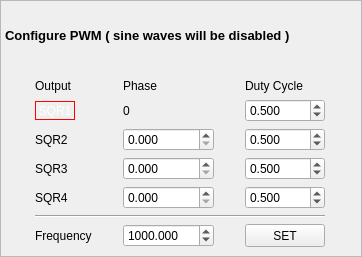
<?xml version="1.0" encoding="UTF-8"?>
<ui version="4.0">
 <class>Form</class>
 <widget class="QWidget" name="Form">
  <property name="geometry">
   <rect>
    <x>0</x>
    <y>0</y>
    <width>362</width>
    <height>257</height>
   </rect>
  </property>
  <property name="maximumSize">
   <size>
    <width>16777215</width>
    <height>257</height>
   </size>
  </property>
  <property name="windowTitle">
   <string>Form</string>
  </property>
  <layout class="QVBoxLayout" name="verticalLayout">
   <property name="spacing">
    <number>0</number>
   </property>
   <property name="margin">
    <number>0</number>
   </property>
   <item>
    <widget class="QFrame" name="frame_7">
     <property name="sizePolicy">
      <sizepolicy hsizetype="Expanding" vsizetype="Preferred">
       <horstretch>0</horstretch>
       <verstretch>0</verstretch>
      </sizepolicy>
     </property>
     <property name="maximumSize">
      <size>
       <width>400</width>
       <height>16777215</height>
      </size>
     </property>
     <property name="frameShape">
      <enum>QFrame::StyledPanel</enum>
     </property>
     <property name="frameShadow">
      <enum>QFrame::Raised</enum>
     </property>
     <property name="class" stdset="0">
      <string>ControlWidget</string>
     </property>
     <layout class="QVBoxLayout" name="verticalLayout_5">
      <property name="spacing">
       <number>5</number>
      </property>
      <property name="leftMargin">
       <number>0</number>
      </property>
      <property name="topMargin">
       <number>5</number>
      </property>
      <property name="rightMargin">
       <number>0</number>
      </property>
      <property name="bottomMargin">
       <number>0</number>
      </property>
      <item>
       <widget class="QFrame" name="frame">
        <property name="frameShape">
         <enum>QFrame::NoFrame</enum>
        </property>
        <property name="frameShadow">
         <enum>QFrame::Raised</enum>
        </property>
        <layout class="QHBoxLayout" name="horizontalLayout">
         <property name="spacing">
          <number>4</number>
         </property>
         <property name="margin">
          <number>4</number>
         </property>
         <item>
          <widget class="QLabel" name="label_4">
           <property name="font">
            <font>
             <pointsize>10</pointsize>
             <weight>75</weight>
             <bold>true</bold>
            </font>
           </property>
           <property name="text">
            <string>Configure PWM ( sine waves will be disabled )</string>
           </property>
          </widget>
         </item>
        </layout>
       </widget>
      </item>
      <item>
       <widget class="QFrame" name="Frame_4">
        <property name="PeripheralCollectionInner" stdset="0">
         <string/>
        </property>
        <property name="class" stdset="0">
         <string>ControlWidgetInner</string>
        </property>
        <layout class="QGridLayout" name="gridLayout_4">
         <property name="sizeConstraint">
          <enum>QLayout::SetNoConstraint</enum>
         </property>
         <item row="0" column="2">
          <widget class="QLabel" name="label_21">
           <property name="sizePolicy">
            <sizepolicy hsizetype="Maximum" vsizetype="Preferred">
             <horstretch>0</horstretch>
             <verstretch>0</verstretch>
            </sizepolicy>
           </property>
           <property name="text">
            <string>Duty Cycle</string>
           </property>
          </widget>
         </item>
         <item row="4" column="1">
          <widget class="QDoubleSpinBox" name="SQR4P">
           <property name="sizePolicy">
            <sizepolicy hsizetype="Minimum" vsizetype="Fixed">
             <horstretch>0</horstretch>
             <verstretch>0</verstretch>
            </sizepolicy>
           </property>
           <property name="decimals">
            <number>3</number>
           </property>
           <property name="maximum">
            <double>360.000000000000000</double>
           </property>
           <property name="singleStep">
            <double>1.000000000000000</double>
           </property>
           <property name="value">
            <double>0.000000000000000</double>
           </property>
          </widget>
         </item>
         <item row="1" column="2">
          <widget class="QDoubleSpinBox" name="SQR1DC">
           <property name="sizePolicy">
            <sizepolicy hsizetype="Minimum" vsizetype="Fixed">
             <horstretch>0</horstretch>
             <verstretch>0</verstretch>
            </sizepolicy>
           </property>
           <property name="decimals">
            <number>3</number>
           </property>
           <property name="maximum">
            <double>1.000000000000000</double>
           </property>
           <property name="singleStep">
            <double>0.100000000000000</double>
           </property>
           <property name="value">
            <double>0.500000000000000</double>
           </property>
          </widget>
         </item>
         <item row="4" column="2">
          <widget class="QDoubleSpinBox" name="SQR4DC">
           <property name="sizePolicy">
            <sizepolicy hsizetype="Minimum" vsizetype="Fixed">
             <horstretch>0</horstretch>
             <verstretch>0</verstretch>
            </sizepolicy>
           </property>
           <property name="decimals">
            <number>3</number>
           </property>
           <property name="maximum">
            <double>1.000000000000000</double>
           </property>
           <property name="singleStep">
            <double>0.100000000000000</double>
           </property>
           <property name="value">
            <double>0.500000000000000</double>
           </property>
          </widget>
         </item>
         <item row="2" column="2">
          <widget class="QDoubleSpinBox" name="SQR2DC">
           <property name="sizePolicy">
            <sizepolicy hsizetype="Minimum" vsizetype="Fixed">
             <horstretch>0</horstretch>
             <verstretch>0</verstretch>
            </sizepolicy>
           </property>
           <property name="decimals">
            <number>3</number>
           </property>
           <property name="maximum">
            <double>1.000000000000000</double>
           </property>
           <property name="singleStep">
            <double>0.100000000000000</double>
           </property>
           <property name="value">
            <double>0.500000000000000</double>
           </property>
          </widget>
         </item>
         <item row="6" column="1">
          <widget class="QDoubleSpinBox" name="SQRSF">
           <property name="sizePolicy">
            <sizepolicy hsizetype="Minimum" vsizetype="Fixed">
             <horstretch>0</horstretch>
             <verstretch>0</verstretch>
            </sizepolicy>
           </property>
           <property name="decimals">
            <number>3</number>
           </property>
           <property name="minimum">
            <double>100.000000000000000</double>
           </property>
           <property name="maximum">
            <double>1000000.000000000000000</double>
           </property>
           <property name="singleStep">
            <double>10.000000000000000</double>
           </property>
           <property name="value">
            <double>1000.000000000000000</double>
           </property>
          </widget>
         </item>
         <item row="1" column="1">
          <widget class="QLabel" name="label_22">
           <property name="sizePolicy">
            <sizepolicy hsizetype="Maximum" vsizetype="Preferred">
             <horstretch>0</horstretch>
             <verstretch>0</verstretch>
            </sizepolicy>
           </property>
           <property name="text">
            <string>0</string>
           </property>
          </widget>
         </item>
         <item row="3" column="2">
          <widget class="QDoubleSpinBox" name="SQR3DC">
           <property name="sizePolicy">
            <sizepolicy hsizetype="Minimum" vsizetype="Fixed">
             <horstretch>0</horstretch>
             <verstretch>0</verstretch>
            </sizepolicy>
           </property>
           <property name="decimals">
            <number>3</number>
           </property>
           <property name="maximum">
            <double>1.000000000000000</double>
           </property>
           <property name="singleStep">
            <double>0.100000000000000</double>
           </property>
           <property name="value">
            <double>0.500000000000000</double>
           </property>
          </widget>
         </item>
         <item row="3" column="0">
          <widget class="QLabel" name="label_34">
           <property name="sizePolicy">
            <sizepolicy hsizetype="Maximum" vsizetype="Preferred">
             <horstretch>0</horstretch>
             <verstretch>0</verstretch>
            </sizepolicy>
           </property>
           <property name="text">
            <string>SQR3</string>
           </property>
          </widget>
         </item>
         <item row="5" column="0" colspan="3">
          <widget class="Line" name="line">
           <property name="orientation">
            <enum>Qt::Horizontal</enum>
           </property>
          </widget>
         </item>
         <item row="6" column="2">
          <widget class="QPushButton" name="pushButton_6">
           <property name="sizePolicy">
            <sizepolicy hsizetype="Minimum" vsizetype="Minimum">
             <horstretch>0</horstretch>
             <verstretch>0</verstretch>
            </sizepolicy>
           </property>
           <property name="text">
            <string>SET</string>
           </property>
          </widget>
         </item>
         <item row="4" column="0">
          <widget class="QLabel" name="label_35">
           <property name="sizePolicy">
            <sizepolicy hsizetype="Maximum" vsizetype="Preferred">
             <horstretch>0</horstretch>
             <verstretch>0</verstretch>
            </sizepolicy>
           </property>
           <property name="text">
            <string>SQR4</string>
           </property>
          </widget>
         </item>
         <item row="0" column="1">
          <widget class="QLabel" name="label_20">
           <property name="sizePolicy">
            <sizepolicy hsizetype="Maximum" vsizetype="Preferred">
             <horstretch>0</horstretch>
             <verstretch>0</verstretch>
            </sizepolicy>
           </property>
           <property name="text">
            <string>Phase</string>
           </property>
          </widget>
         </item>
         <item row="2" column="0">
          <widget class="QLabel" name="label_33">
           <property name="sizePolicy">
            <sizepolicy hsizetype="Maximum" vsizetype="Preferred">
             <horstretch>0</horstretch>
             <verstretch>0</verstretch>
            </sizepolicy>
           </property>
           <property name="text">
            <string>SQR2</string>
           </property>
          </widget>
         </item>
         <item row="6" column="0">
          <widget class="QLabel" name="label">
           <property name="text">
            <string>Frequency</string>
           </property>
          </widget>
         </item>
         <item row="0" column="0">
          <widget class="QLabel" name="label_19">
           <property name="sizePolicy">
            <sizepolicy hsizetype="Maximum" vsizetype="Preferred">
             <horstretch>0</horstretch>
             <verstretch>0</verstretch>
            </sizepolicy>
           </property>
           <property name="text">
            <string>Output</string>
           </property>
          </widget>
         </item>
         <item row="3" column="1">
          <widget class="QDoubleSpinBox" name="SQR3P">
           <property name="sizePolicy">
            <sizepolicy hsizetype="Minimum" vsizetype="Fixed">
             <horstretch>0</horstretch>
             <verstretch>0</verstretch>
            </sizepolicy>
           </property>
           <property name="decimals">
            <number>3</number>
           </property>
           <property name="maximum">
            <double>360.000000000000000</double>
           </property>
           <property name="singleStep">
            <double>1.000000000000000</double>
           </property>
           <property name="value">
            <double>0.000000000000000</double>
           </property>
          </widget>
         </item>
         <item row="2" column="1">
          <widget class="QDoubleSpinBox" name="SQR2P">
           <property name="sizePolicy">
            <sizepolicy hsizetype="Minimum" vsizetype="Fixed">
             <horstretch>0</horstretch>
             <verstretch>0</verstretch>
            </sizepolicy>
           </property>
           <property name="decimals">
            <number>3</number>
           </property>
           <property name="maximum">
            <double>360.000000000000000</double>
           </property>
           <property name="singleStep">
            <double>1.000000000000000</double>
           </property>
           <property name="value">
            <double>0.000000000000000</double>
           </property>
          </widget>
         </item>
         <item row="1" column="0">
          <widget class="QToolButton" name="toolButton">
           <property name="minimumSize">
            <size>
             <width>0</width>
             <height>0</height>
            </size>
           </property>
           <property name="maximumSize">
            <size>
             <width>40</width>
             <height>16777215</height>
            </size>
           </property>
           <property name="toolTip">
            <string>Click to fire oscillating packets . IR remote</string>
           </property>
           <property name="styleSheet">
            <string notr="true">background-color: rgba(255, 255, 255, 0);
color: rgb(255, 255, 255);
border: 1px solid red;
</string>
           </property>
           <property name="text">
            <string>SQR1</string>
           </property>
          </widget>
         </item>
        </layout>
       </widget>
      </item>
     </layout>
    </widget>
   </item>
  </layout>
 </widget>
 <resources/>
 <connections>
  <connection>
   <sender>pushButton_6</sender>
   <signal>clicked()</signal>
   <receiver>Form</receiver>
   <slot>setSQRS()</slot>
   <hints>
    <hint type="sourcelabel">
     <x>337</x>
     <y>246</y>
    </hint>
    <hint type="destinationlabel">
     <x>344</x>
     <y>208</y>
    </hint>
   </hints>
  </connection>
  <connection>
   <sender>toolButton</sender>
   <signal>clicked()</signal>
   <receiver>Form</receiver>
   <slot>fireSQR1()</slot>
   <hints>
    <hint type="sourcelabel">
     <x>46</x>
     <y>101</y>
    </hint>
    <hint type="destinationlabel">
     <x>0</x>
     <y>115</y>
    </hint>
   </hints>
  </connection>
 </connections>
 <slots>
  <slot>setSQRS()</slot>
  <slot>fireSQR1()</slot>
 </slots>
</ui>
